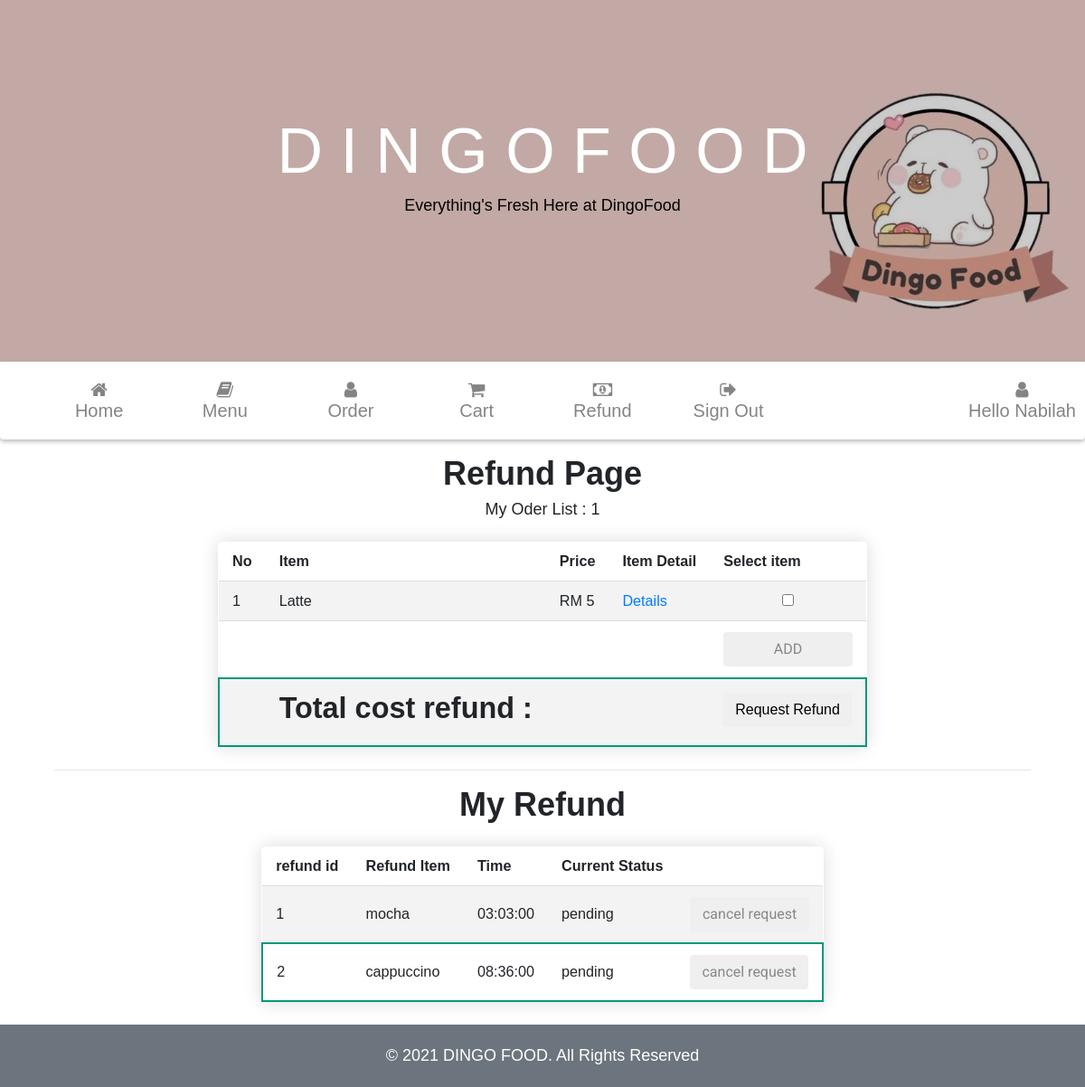
/ApplicationLayer/ManageRefundInterface/refundList.php (signed in), run on the app's committed database.
### tables this page shows
CREATE TABLE `refund` (
  `refund_id` int(10) NOT NULL,
  `customer_id` int(10) NOT NULL,
  `order_id` int(10) NOT NULL,
  `item` text NOT NULL,
  `price` float(10,0) NOT NULL,
  `refund_status` text NOT NULL,
  `refund_time` time NOT NULL
);

### ApplicationLayer/ManageRefundInterface/refundList.php (the view, shortened to what this page needs)
<!DOCTYPE html>
<html lang="en">
<?php
$name = $_SESSION['username'];
$no=0;
$status1="";
$status2="unsuccessful";
$status3="successful";
$status4="pending";
$sql="SELECT * FROM refund WHERE refund_status='$status1' OR refund_status='$status2' ";
$result_list_refund=makeConnect($sql);
$sql="SELECT * FROM refund WHERE refund_status='$status3' OR refund_status='$status4' ";
$result_confirmation_refund=makeConnect($sql);
function makeConnect($sql){
  $conn=mysqli_connect("localhost","root","","dingofood");
  $result=mysqli_query($conn,$sql);
  return $result;
}
?>
<head>
    <link rel="stylesheet" href="/Project/css/dingo.css">
       <link rel="stylesheet" href="https://cdnjs.cloudflare.com/ajax/libs/meyer-reset/2.0/reset.min.css">
       <link rel='stylesheet' href='https://maxcdn.bootstrapcdn.com/font-awesome/4.3.0/css/font-awesome.min.css'>
       <link href="http://cdnjs.cloudflare.com/ajax/libs/font-awesome/4.3.0/css/font-awesome.css" rel="stylesheet"
           type='text/css'>
       <link href="/Project/vendor/bootstrap/css/bootstrap.min.css" rel="stylesheet">
       <link rel="stylesheet" href="/Project/css/home.css">
</head>
  <body>
    <div class="hero-image">
  <div class="hero-text">
    <h1 style="font-size:70px">D I N G O F O O D</h1>
    <p style="color: black">Everything's Fresh Here at DingoFood</p><br>
  </div>
</div>
    <div id="menu-nav">
        <div style="list-style-type: none;" id="navigation-bar">
            <ul>
                <li><a href="/Project/ApplicationLayer/ManageCustomerInterface/home.php"><i class="fa fa-home"></i><span>Home</span></a></li>
                <li><a href="/Project/ApplicationLayer/ManageMenuInterface/viewMenu.php"><i class="fa fa-book"></i><span>Menu</span></a></li>
                <li><a href="/Project/ApplicationLayer/ManageOrderInterface/orderList.php"><i class="fa fa-user"></i><span>Order</span></a></li>
                <li><a href="/Project/ApplicationLayer/ManageOrderInterface/cart.php"><i class="fa fa-shopping-cart"></i><span>Cart</span></a></li>
                <li><a href="/Project/ApplicationLayer/ManageRefundInterface/refundList.php"><i class="fa fa-money"></i><span>Refund</span></a></li>
                <li><a href="/Project/ApplicationLayer/ManageCustomerInterface/logout.php" onclick="return confirm('Are you sure you want to sign out?')"><i class="fa fa-sign-out"></i><span>Sign Out</span></a></li>
                <a href="/Project/ApplicationLayer/ManageCustomerInterface/customerProfile.php" id="topnav-right"><i class="fa fa-user"></i><span>Hello <?php echo $name; ?></span></a>
            </ul>
        </div>
    </div>
  <form  action="refundList.php" method="POST">
    <center>
      <h3>Refund Page</h3>
  <table class="content-table">
         <tr>
           <th>No</th>
           <th>Item</th>
           <th>Price</th>
           <th>Item Detail</th>
          <th>Select item</th>
        </tr>
<?php
if($result_list_refund->num_rows>0){
  while($row=$result_list_refund->fetch_assoc()){
      $no=$no+1;
?>
    <tr>
      <td><?php echo $no ?></td>
      <td><?php echo $row['item']; ?></td>
      <td>RM <?php echo $row['price']; ?></td>
      <td><a href="refundDetail.php?view_detail=<?php echo $row['refund_id']; ?>">Details</td>
     <td><input type="checkbox"  name="choice[]"  id="<?php echo $no?>"  value="<?php echo $row['item']?>"  ></td>
    </tr>
<?php
}
?>
<tr>
  <td></td>  <td></td>  <td></td>  <td></td>
  <div class="container">
  <td><input type="submit" class="btn btn4"  id="btn" name="submit_add" value="ADD"></td>
</tr>
<tr><td></td>
 <td><h3>Total cost refund :</h3> </td>
<td>
</td>
<td></td>
  <td><h3><button onclick="myFunction()" class="btn btn3" name="request_refund">Request Refund</button></h3></td>
</tr>
<?php
 }
?>
</table>
</form >
<hr>
<center><h3>My Refund  </h3 ></center>
<form method="post">
<table class="content-table">
       <tr>
         <th>refund id</th>
         <th>Refund Item</th>
         <th>Time</th>
         <th>Current Status</th>
      </tr>
<?php if($result_confirmation_refund->num_rows>0){
  while($row=$result_confirmation_refund->fetch_assoc()){
 ?><tr>
        <td><?php echo $row['refund_id'];?></td>
        <td><?php echo $row['item'];?></td>
        <td><?php echo $row['refund_time'];?></td>
        <td><?php echo $row['refund_status']; ?></td>
        <td><?php if ($row["refund_status"]=="pending") {
        ?>
        <input type="submit" value="cancel request" class="btn btn1" name="Submit1"  onclick="delete_request()" >
        <?php
        }
        ?>
      </td>
      </tr>
<?php
}
 }
?>
</table>
</form>
    <footer class="p-4 mb-0 bg-secondary">
     <div class="container">
       <p class="m-0 text-center text-white">&copy; 2021 DINGO FOOD. All Rights Reserved</p>
     </div>
    </footer>
</body>
</html>

### css/dingo.css (style rules this page uses)
* { font-family: sans-serif; }
.content-table { border-collapse: collapse; margin: 25px 0; font-size: 0.9em; min-width: 400px; border-radius: 5px 5px 0 0; overflow: hidden; box-shadow: 0 0 20px rgba(0, 0, 0, 0.15); }
.content-table th, .content-table td { padding: 12px 15px; }
.content-table tbody tr { border-bottom: 1px solid #dddddd; }
.content-table tbody tr:nth-of-type(even) { background-color: #f3f3f3; }
.content-table tbody tr:last-of-type { border: 2px solid #009879; }

### css/home.css (style rules this page uses)
body { background: white; font: normal 300 18px "Roboto", sans-serif; }
#menu-nav { background-color: white; border-radius: 4px; box-shadow: 0 2px 5px rgba(0, 0, 0, 0.3); }
#navigation-bar ul { border-radius: 4px; overflow: hidden; }
#navigation-bar li { float: left; width: 12%; }
#navigation-bar a { color: #848484; font-size: 20px; text-decoration: none; text-align: center; padding: 20px 0; display: block; position: relative; transition: all 0.3s ease; }
#navigation-bar a::before { content: ""; transition: all 0.4s ease-in-out; position: absolute; right: 50%; left: 50%; bottom: 0; height: 2px; background-color: #e74c3c; }
#navigation-bar span { display: block; }
#topnav-right { float: right; margin-right : 10px; }
form { width: 90%; margin: 10px auto; }
input { width: 100%; padding: 10px 5%; text-align: center; outline: none; box-sizing: border-box; border-radius: 4px; border: 1px solid #e74c3c; font: normal 300 18px "Roboto", sans-serif; color: #888; transition: box-shadow 0.5s ease; }
h3 { font-weight: 700; font-size: 2.0em; }

### ApplicationLayer/ManageRefundInterface/refundList.php (style rules this page uses)
body, html { height: 100%; margin: 0; font-family: Arial, Helvetica, sans-serif; }
.hero-image { background-image: linear-gradient(rgba(0, 0, 0, 0.2), rgba(0, 0, 0, 0.2)), url("/Project/img/dingoLogo3.jfif"); height: 50%; background-position: center; background-repeat: no-repeat; background-size: cover; position: relative; }
.hero-text { text-align: center; position: absolute; top: 50%; left: 50%; transform: translate(-50%, -50%); color: white; }
ul { list-style-type: none; }

### data on the page
refund: item "Latte", price "5"
refund: refund_id "1", item "mocha", refund_time "03:03:00", refund_status "pending"
refund: refund_id "2", item "cappuccino", refund_time "08:36:00", refund_status "pending"

### other printed values
$name "Nabilah"
